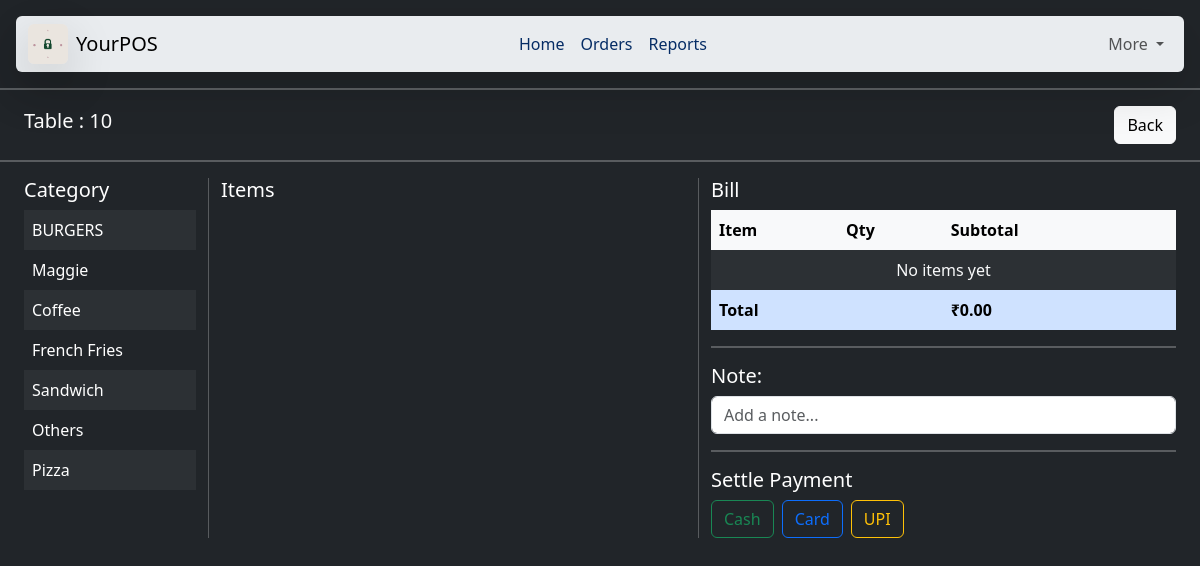
Page /createorders/10/ on the committed database.
### home/models.py (models this page shows, shortened)
class TableInfo(models.Model):
    class Status(models.TextChoices):
        AVAILABLE = "A", "Available"
        OCCUPIED = "O", "Occupied"
    table_no = models.IntegerField(primary_key=True)
    status = models.CharField(
        max_length=1,
        choices=Status.choices,
        default=Status.AVAILABLE
    )

class MenuCategory(models.Model):
    name = models.CharField(max_length=100,unique=True)
    is_active = models.BooleanField(default=True)

### home/views.py (the view)
# urls.py: path("createorders", views.createorders, name='createorders'),
def createorders(request, table_id):
    table = get_object_or_404(TableInfo, pk=table_id)
    order, created = Order.objects.get_or_create(table=table, status=Order.Status.ACTIVE)
    categories = MenuCategory.objects.filter(is_active=True)
    return render(request, "createorders.html", {
        "table": table, "order": order, "categories": categories,
    })

### home/models.py (called while the page is built)
    @property
    def total(self):
        return sum(oi.subtotal for oi in self.items.all())

### templates/createorders.html (shortened to what this page needs)
{% extends "base.html" %}
{% block body %}
<hr class="border border-light border-1">
<div class="container-fluid d-flex justify-content-between align-items-center px-4">
    <h5> Table : {{table.table_no}}</h5>
    <a class="btn btn-light" href="{% url 'orders' %}">Back</a>
</div>
<hr class="border border-white border-1">
<div class="container-fluid px-4">
    <div class="row align-items-stretch">
        <div class="col-2">
            <h5>Category</h5>
            <table class="table table-dark table-striped table-borderless table-hover">
                <tbody>
                    {% for category in categories %}
                    <tr class="category-row" data-id="{{ category.id }}" style="cursor:pointer;">
                        <td>{{ category.name }}</td>
                    </tr>
                    {% endfor %}
                </tbody>
            </table>
        </div>
        <div class="col">
            <h5>Items</h5>
        </div>
        <div class="col">
            <h5>Bill</h5>
            <table class="table table-dark table-striped table-borderless table-hover">
                <thead class="table-light">
                    <tr><th>Item</th><th>Qty</th><th>Subtotal</th><th></th></tr>
                </thead>
                <tbody id="bill"></tbody>
            </table>
            <hr class="border border-white border-1">
            <h5>Note:</h5>
            <div class="d-flex gap-2">
                <input type="text" id="note-input" class="form-control" placeholder="Add a note..." name="note-input">
            </div>
            <hr class="border border-white border-1">
            <h5>Settle Payment</h5>
            <div class="d-flex gap-2">
                <button class="btn btn-outline-success payment-btn" data-method="CASH">Cash</button>
                <button class="btn btn-outline-primary payment-btn" data-method="CARD">Card</button>
                <button class="btn btn-outline-warning payment-btn" data-method="UPI">UPI</button>
            </div>
        </div>
    </div>
</div>
{% endblock body %}

### rows in the picture
TableInfo: table_no "10"
MenuCategory: name "BURGERS"
MenuCategory: name "Maggie"
MenuCategory: name "Coffee"
MenuCategory: name "French Fries"
MenuCategory: name "Sandwich"
MenuCategory: name "Others"
MenuCategory: name "Pizza"
